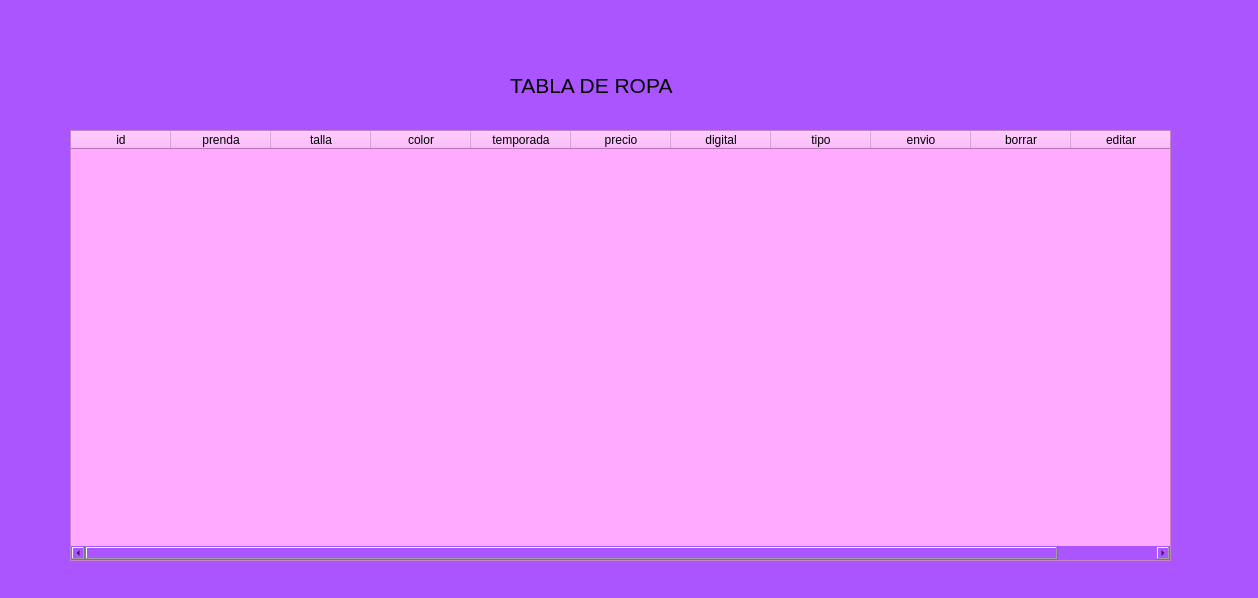
<?xml version="1.0" encoding="UTF-8"?>
<ui version="4.0">
 <class>MainWindow</class>
 <widget class="QMainWindow" name="MainWindow">
  <property name="geometry">
   <rect>
    <x>0</x>
    <y>0</y>
    <width>1258</width>
    <height>598</height>
   </rect>
  </property>
  <property name="windowTitle">
   <string>MainWindow</string>
  </property>
  <property name="styleSheet">
   <string notr="true">background-color: rgb(170, 85, 255);</string>
  </property>
  <widget class="QWidget" name="centralwidget">
   <widget class="QTableWidget" name="table_ropa">
    <property name="geometry">
     <rect>
      <x>70</x>
      <y>130</y>
      <width>1101</width>
      <height>431</height>
     </rect>
    </property>
    <property name="styleSheet">
     <string notr="true">background-color: rgb(255, 170, 255);</string>
    </property>
    <column>
     <property name="text">
      <string>id</string>
     </property>
    </column>
    <column>
     <property name="text">
      <string>prenda</string>
     </property>
    </column>
    <column>
     <property name="text">
      <string>talla</string>
     </property>
    </column>
    <column>
     <property name="text">
      <string>color</string>
     </property>
    </column>
    <column>
     <property name="text">
      <string>temporada</string>
     </property>
    </column>
    <column>
     <property name="text">
      <string>precio</string>
     </property>
    </column>
    <column>
     <property name="text">
      <string>digital</string>
     </property>
    </column>
    <column>
     <property name="text">
      <string>tipo</string>
     </property>
    </column>
    <column>
     <property name="text">
      <string>envio</string>
     </property>
    </column>
    <column>
     <property name="text">
      <string>borrar</string>
     </property>
    </column>
    <column>
     <property name="text">
      <string>editar</string>
     </property>
    </column>
   </widget>
   <widget class="QLabel" name="label">
    <property name="geometry">
     <rect>
      <x>510</x>
      <y>50</y>
      <width>171</width>
      <height>71</height>
     </rect>
    </property>
    <property name="font">
     <font>
      <pointsize>16</pointsize>
     </font>
    </property>
    <property name="text">
     <string>TABLA DE ROPA</string>
    </property>
   </widget>
  </widget>
  <widget class="QStatusBar" name="statusbar"/>
 </widget>
 <resources/>
 <connections/>
</ui>
